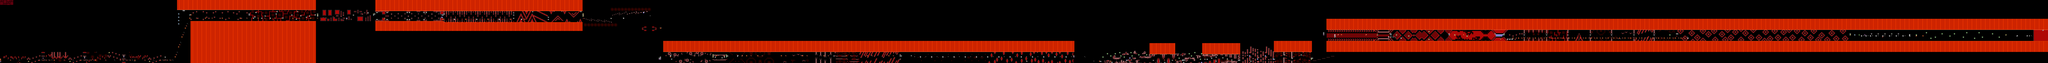

Tiled map render using the project's own tile images. Description and the map definition, with tile-layer contents summarised, below:
An orthogonal 1828x57 tile map with 16x16 px tiles, 2 tile layers (SP, ...), 2 tilesets, 2 image layers.

<map version="1.10" tiledversion="1.11.2" orientation="orthogonal" renderorder="right-down" width="1828" height="57" tilewidth="16" tileheight="16" infinite="0" nextlayerid="5" nextobjectid="1">
 <editorsettings>
  <chunksize width="16" height="27" />
  <export target="../LEVELS/LEVEL DATA/deathmoon.csv" format="csv" />
 </editorsettings>
 <tileset firstgid="1" name="famidash" tilewidth="16" tileheight="16" tilecount="256" columns="16">
  <image source="../../../GRAPHICS/famidash Red.bmp" width="256" height="256" />
 </tileset>
 <tileset firstgid="257" name="sprites" tilewidth="16" tileheight="16" tilecount="256" columns="16">
  <image source="../../../GRAPHICS/sprites.png" width="256" height="256" />
 </tileset>
 <imagelayer id="3" name="Image Layer 1" parallaxx="0.9" parallaxy="0.9" repeatx="1" repeaty="1">
  <image source="../../../GRAPHICS/Old/parallax Red.bmp" width="144" height="72" />
 </imagelayer>
 <imagelayer id="4" name="Image Layer 2" offsetx="0" offsety="912" repeatx="1">
  <image source="../../../GRAPHICS/ground Red.bmp" width="64" height="128" />
 </imagelayer>
 <layer id="1" width="1828" height="57">
  <data>[104196 cells, 104196 non-empty, 131 distinct tile ids]</data>
 </layer>
 <layer id="2" name="SP" width="1828" height="57">
  <data>[104196 cells, 486 non-empty, 48 distinct tile ids]</data>
 </layer>
</map>
